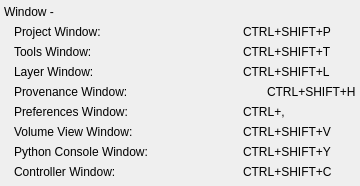
              <widget class="QWidget" name="widget_27" native="true">
               <property name="sizePolicy">
                <sizepolicy hsizetype="Preferred" vsizetype="Fixed">
                 <horstretch>0</horstretch>
                 <verstretch>0</verstretch>
                </sizepolicy>
               </property>
               <property name="minimumSize">
                <size>
                 <width>0</width>
                 <height>178</height>
                </size>
               </property>
               <layout class="QVBoxLayout" name="verticalLayout_4">
                <property name="spacing">
                 <number>0</number>
                </property>
                <property name="leftMargin">
                 <number>4</number>
                </property>
                <property name="topMargin">
                 <number>2</number>
                </property>
                <property name="rightMargin">
                 <number>4</number>
                </property>
                <property name="bottomMargin">
                 <number>4</number>
                </property>
                <item>
                 <widget class="QWidget" name="widget_28" native="true">
                  <layout class="QHBoxLayout" name="horizontalLayout_27">
                   <property name="spacing">
                    <number>0</number>
                   </property>
                   <property name="margin">
                    <number>0</number>
                   </property>
                   <item>
                    <widget class="QLabel" name="label_40">
                     <property name="minimumSize">
                      <size>
                       <width>0</width>
                       <height>20</height>
                      </size>
                     </property>
                     <property name="text">
                      <string>Window -</string>
                     </property>
                    </widget>
                   </item>
                  </layout>
                 </widget>
                </item>
                <item>
                 <widget class="QWidget" name="widget_29" native="true">
                  <property name="minimumSize">
                   <size>
                    <width>0</width>
                    <height>20</height>
                   </size>
                  </property>
                  <layout class="QHBoxLayout" name="horizontalLayout_28" stretch="2,1">
                   <property name="spacing">
                    <number>4</number>
                   </property>
                   <property name="leftMargin">
                    <number>10</number>
                   </property>
                   <property name="topMargin">
                    <number>0</number>
                   </property>
                   <property name="rightMargin">
                    <number>0</number>
                   </property>
                   <property name="bottomMargin">
                    <number>0</number>
                   </property>
                   <item>
                    <widget class="QLabel" name="label_41">
                     <property name="text">
                      <string>Project Window:	</string>
                     </property>
                    </widget>
                   </item>
                   <item>
                    <widget class="QLabel" name="label_42">
                     <property name="text">
                      <string>CTRL+SHIFT+P</string>
                     </property>
                    </widget>
                   </item>
                  </layout>
                 </widget>
                </item>
                <item>
                 <widget class="QWidget" name="widget_30" native="true">
                  <property name="minimumSize">
                   <size>
                    <width>0</width>
                    <height>20</height>
                   </size>
                  </property>
                  <layout class="QHBoxLayout" name="horizontalLayout_29" stretch="2,1">
                   <property name="spacing">
                    <number>4</number>
                   </property>
                   <property name="leftMargin">
                    <number>10</number>
                   </property>
                   <property name="topMargin">
                    <number>0</number>
                   </property>
                   <property name="rightMargin">
                    <number>0</number>
                   </property>
                   <property name="bottomMargin">
                    <number>0</number>
                   </property>
                   <item>
                    <widget class="QLabel" name="label_43">
                     <property name="text">
                      <string>Tools Window:</string>
                     </property>
                    </widget>
                   </item>
                   <item>
                    <widget class="QLabel" name="label_44">
                     <property name="text">
                      <string>CTRL+SHIFT+T</string>
                     </property>
                    </widget>
                   </item>
                  </layout>
                 </widget>
                </item>
                <item>
                 <widget class="QWidget" name="widget_31" native="true">
                  <property name="minimumSize">
                   <size>
                    <width>0</width>
                    <height>20</height>
                   </size>
                  </property>
                  <layout class="QHBoxLayout" name="horizontalLayout_30" stretch="2,1">
                   <property name="spacing">
                    <number>4</number>
                   </property>
                   <property name="leftMargin">
                    <number>10</number>
                   </property>
                   <property name="topMargin">
                    <number>0</number>
                   </property>
                   <property name="rightMargin">
                    <number>0</number>
                   </property>
                   <property name="bottomMargin">
                    <number>0</number>
                   </property>
                   <item>
                    <widget class="QLabel" name="label_45">
                     <property name="text">
                      <string>Layer Window:</string>
                     </property>
                    </widget>
                   </item>
                   <item>
                    <widget class="QLabel" name="label_46">
                     <property name="text">
                      <string>CTRL+SHIFT+L</string>
                     </property>
                    </widget>
                   </item>
                  </layout>
                 </widget>
                </item>
                <item>
                 <widget class="QWidget" name="widget_32" native="true">
                  <property name="minimumSize">
                   <size>
                    <width>0</width>
                    <height>20</height>
                   </size>
                  </property>
                  <layout class="QHBoxLayout" name="horizontalLayout_31" stretch="2,1">
                   <property name="spacing">
                    <number>4</number>
                   </property>
                   <property name="leftMargin">
                    <number>10</number>
                   </property>
                   <property name="topMargin">
                    <number>0</number>
                   </property>
                   <property name="rightMargin">
                    <number>0</number>
                   </property>
                   <property name="bottomMargin">
                    <number>0</number>
                   </property>
                   <item>
                    <widget class="QLabel" name="label_47">
                     <property name="minimumSize">
                      <size>
                       <width>249</width>
                       <height>0</height>
                      </size>
                     </property>
                     <property name="text">
                      <string>Provenance Window:</string>
                     </property>
                    </widget>
                   </item>
                   <item>
                    <widget class="QLabel" name="label_48">
                     <property name="text">
                      <string>CTRL+SHIFT+H</string>
                     </property>
                    </widget>
                   </item>
                  </layout>
                 </widget>
                </item>
                <item>
                 <widget class="QWidget" name="widget_33" native="true">
                  <property name="minimumSize">
                   <size>
                    <width>0</width>
                    <height>20</height>
                   </size>
                  </property>
                  <layout class="QHBoxLayout" name="horizontalLayout_32" stretch="2,1">
                   <property name="spacing">
                    <number>4</number>
                   </property>
                   <property name="leftMargin">
                    <number>10</number>
                   </property>
                   <property name="topMargin">
                    <number>0</number>
                   </property>
                   <property name="rightMargin">
                    <number>0</number>
                   </property>
                   <property name="bottomMargin">
                    <number>0</number>
                   </property>
                   <item>
                    <widget class="QLabel" name="label_49">
                     <property name="text">
                      <string>Preferences Window:</string>
                     </property>
                    </widget>
                   </item>
                   <item>
                    <widget class="QLabel" name="label_50">
                     <property name="text">
                      <string>CTRL+,</string>
                     </property>
                    </widget>
                   </item>
                  </layout>
                 </widget>
                </item>
                <item>
                 <widget class="QWidget" name="widget_62" native="true">
                  <property name="minimumSize">
                   <size>
                    <width>0</width>
                    <height>20</height>
                   </size>
                  </property>
                  <layout class="QHBoxLayout" name="horizontalLayout_57" stretch="2,1">
                   <property name="spacing">
                    <number>4</number>
                   </property>
                   <property name="leftMargin">
                    <number>10</number>
                   </property>
                   <property name="topMargin">
                    <number>0</number>
                   </property>
                   <property name="rightMargin">
                    <number>0</number>
                   </property>
                   <property name="bottomMargin">
                    <number>0</number>
                   </property>
                   <item>
                    <widget class="QLabel" name="label_98">
                     <property name="text">
                      <string>Volume View Window:</string>
                     </property>
                    </widget>
                   </item>
                   <item>
                    <widget class="QLabel" name="label_99">
                     <property name="text">
                      <string>CTRL+SHIFT+V</string>
                     </property>
                    </widget>
                   </item>
                  </layout>
                 </widget>
                </item>
                <item>
                 <widget class="QWidget" name="python_shortcut_label_" native="true">
                  <property name="minimumSize">
                   <size>
                    <width>0</width>
                    <height>20</height>
                   </size>
                  </property>
                  <layout class="QHBoxLayout" name="horizontalLayout_58" stretch="2,1">
                   <property name="spacing">
                    <number>4</number>
                   </property>
                   <property name="leftMargin">
                    <number>10</number>
                   </property>
                   <property name="topMargin">
                    <number>0</number>
                   </property>
                   <property name="rightMargin">
                    <number>0</number>
                   </property>
                   <property name="bottomMargin">
                    <number>0</number>
                   </property>
                   <item>
                    <widget class="QLabel" name="label_100">
                     <property name="text">
                      <string>Python Console Window:</string>
                     </property>
                    </widget>
                   </item>
                   <item>
                    <widget class="QLabel" name="label_101">
                     <property name="text">
                      <string>CTRL+SHIFT+Y</string>
                     </property>
                    </widget>
                   </item>
                  </layout>
                 </widget>
                </item>
                <item>
                 <widget class="QWidget" name="controller_shortcut_label_" native="true">
                  <property name="minimumSize">
                   <size>
                    <width>0</width>
                    <height>20</height>
                   </size>
                  </property>
                  <layout class="QHBoxLayout" name="horizontalLayout_59" stretch="2,1">
                   <property name="spacing">
                    <number>4</number>
                   </property>
                   <property name="leftMargin">
                    <number>10</number>
                   </property>
                   <property name="topMargin">
                    <number>0</number>
                   </property>
                   <property name="rightMargin">
                    <number>0</number>
                   </property>
                   <property name="bottomMargin">
                    <number>0</number>
                   </property>
                   <item>
                    <widget class="QLabel" name="label_102">
                     <property name="text">
                      <string>Controller Window:</string>
                     </property>
                    </widget>
                   </item>
                   <item>
                    <widget class="QLabel" name="label_103">
                     <property name="text">
                      <string>CTRL+SHIFT+C</string>
                     </property>
                    </widget>
                   </item>
                  </layout>
                 </widget>
                </item>
               </layout>
              </widget>
